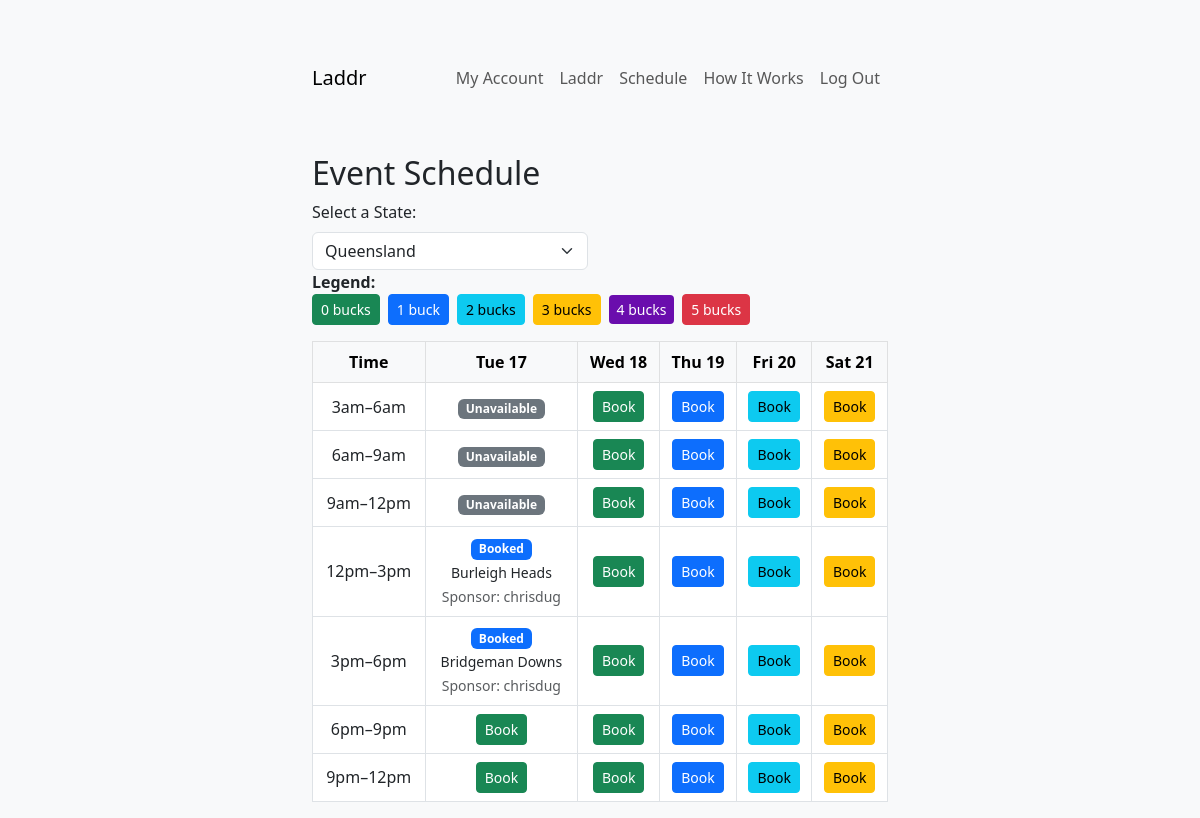
The page /schedule (signed in) on the database its author committed.
### app/models.py (models this page shows, shortened)
class Event(db.Model):
    id = db.Column(db.Integer, primary_key=True)
    user_id = db.Column(db.Integer, db.ForeignKey('users.id'), nullable=True)  # Nullable for community events
    user = db.relationship('User', backref='events')
    major_city = db.Column(db.String(100), nullable=False)
    suburb = db.Column(db.String(100), nullable=False)
    event_type = db.Column(db.String(20), nullable=False, default='public')  # Default to public
    date = db.Column(db.Date, nullable=False)
    start_hour = db.Column(db.Integer, nullable=False)
    latitude = db.Column(db.Float, nullable=True)
    longitude = db.Column(db.Float, nullable=True)
    radius = db.Column(db.Float, default=1.0)

class User(db.Model):
    __tablename__ = 'users'
    id = db.Column(db.Integer, primary_key=True)
    username = db.Column(db.String(50), unique=True, nullable=False)  # New field
    first_name = db.Column(db.String(50), nullable=False)
    last_name = db.Column(db.String(50), nullable=False)
    email = db.Column(db.String(120), unique=True, nullable=False)
    password_hash = db.Column(db.String(128), nullable=False)
    strava_id = db.Column(db.String(50), nullable=True)  # Stores Strava user ID
    strava_access_token = db.Column(db.String(255), nullable=True)
    strava_refresh_token = db.Column(db.String(255))
    strava_expires_at = db.Column(db.Integer)    # Stores Strava access token
    bucks = db.Column(db.Integer, default=5)  # Weekly Bucks balance
    last_bucks_update = db.Column(db.DateTime, default=datetime.utcnow)
    private_event_ends = db.Column(db.DateTime, nullable=True)  # End time for private event
    last_activated = db.Column(db.DateTime, nullable=True)  # Last activation time for weekly cooldown
    linked_accounts = db.Column(db.Boolean, default=False)  # Example field for linked accounts
    overall_points = db.Column(db.Integer, default=0)
    monthly_data = db.Column(db.JSON, default={
        'run': {'distance': 0, 'pace': 0, 'points': 0, 'avg_multiplier': 1},
        'ride': {'distance': 0, 'pace': 0, 'points': 0, 'avg_multiplier': 1},
    }) # Cached monthly totals
    yearly_data = db.Column(db.JSON, nullable=True)   # Cached yearly totals
    monthly_last_updated = db.Column(db.DateTime, nullable=True)  # Last updated timestamp for monthly data
    yearly_last_updated = db.Column(db.DateTime, nullable=True)   # Last updated timestamp for yearly data

### app/routes.py (the view)
@main.route('/schedule', methods=['GET'])
def schedule():
    if 'user_id' not in session:
        flash('You need to log in first.', 'warning')
        return redirect(url_for('main.login'))
    state_filter = request.args.get('state', 'Queensland')
    if state_filter not in STATE_TIMEZONES:
        flash('Invalid state selected.', 'danger')
        return redirect(url_for('main.schedule'))
    state_tz = timezone(STATE_TIMEZONES[state_filter])
    now_utc = datetime.utcnow()
    now_state = pytz.utc.localize(now_utc).astimezone(state_tz)
    today = now_state.date()
    current_hour = now_state.hour
    events = Event.query.filter(Event.major_city == state_filter).all()
    valid_times = range(3, 24, 3)
    calendar = {}
    for offset in range(5):  # Next 5 days
        date = today + timedelta(days=offset)
        calendar[date] = {}
        for hour in valid_times:
            if date == today and hour + 3 <= current_hour:
                calendar[date][hour] = {'status': 'unavailable'}
                continue
            booked_event = next((e for e in events if e.date == date and e.start_hour == hour), None)
            if booked_event:
                calendar[date][hour] = {
                    'status': 'booked',
                    'suburb': booked_event.suburb,
                    'username': User.query.get(booked_event.user_id).username
                }
            else:
                days_ahead = (date - today).days
                cost = 0 if days_ahead <= 1 else min(days_ahead - 1, 5)  # Cap cost at 5 bucks
                calendar[date][hour] = {
                    'status': 'available',
                    'cost': cost
                }
    return render_template(
        'schedule.html',
        calendar=calendar,
        states=STATE_TIMEZONES.keys(),  # Pass states to the template
        selected_state=state_filter
    )

### app/templates/schedule.html (shortened to what this page needs)
{% extends 'base.html' %}
{% block content %}
<h2 class="mt-5">Event Schedule</h2>
<form method="get" action="{{ url_for('main.schedule') }}">
    <div class="row">
        <div class="col-md-6">
            <label for="state" class="form-label">Select a State:</label>
            <select name="state" id="state" class="form-select" onchange="this.form.submit()">
                {% for state in states %}
                <option value="{{ state }}" {% if state == selected_state %}selected{% endif %}>{{ state }}</option>
                {% endfor %}
            </select>
        </div>
    </div>
</form>
<div class="mb-3">
    <strong>Legend:</strong>
    <div class="d-flex align-items-center flex-wrap">
        <div class="btn btn-success btn-sm me-2" style="pointer-events: none;">0 bucks</div>
        <div class="btn btn-primary btn-sm me-2" style="pointer-events: none;">1 buck</div>
        <div class="btn btn-info btn-sm me-2" style="pointer-events: none;">2 bucks</div>
        <div class="btn btn-warning btn-sm me-2" style="pointer-events: none;">3 bucks</div>
        <div class="btn btn-purple btn-sm me-2" style="pointer-events: none;">4 bucks</div>
        <div class="btn btn-danger btn-sm" style="pointer-events: none;">5 bucks</div>
    </div>
</div>
<div id="schedule" class="table-responsive">
    <table class="table table-bordered table-hover">
        <thead class="table-light text-center">
            <tr>
                <th>Time</th>
                {% for date in calendar.keys() %}
                    <th>{{ date.strftime('%a %d') }}</th>
                {% endfor %}
            </tr>
        </thead>
        <tbody>
            {% for hour in range(3, 24, 3) %}
            <tr>
                <td class="text-center">
                    {{ hour % 12 or 12 }}{{ 'am' if hour < 12 else 'pm' }}–{{ (hour + 3) % 12 or 12 }}{{ 'am' if (hour + 3) < 12 else 'pm' }}
                </td>
            {% for date, times in calendar.items() %}
            <td>
                {% if hour in times %}
                    {% set slot = times[hour] %}
                    {% if slot.status == 'available' %}
                    <button
                    class="btn
                           {% if slot.cost == 0 %}btn-success
                           {% elif slot.cost == 1 %}btn-primary
                           {% elif slot.cost == 2 %}btn-info
                           {% elif slot.cost == 3 %}btn-warning
                           {% elif slot.cost == 4 %}btn-purple
                           {% elif slot.cost == 5 %}btn-danger{% endif %}
                           btn-sm book-slot"
                    data-date="{{ date }}"
                    data-hour="{{ hour }}"
                    data-cost="{{ slot.cost }}"
                    data-state="{{ selected_state }}"
                    data-bs-toggle="modal"
                    data-bs-target="#bookingModal">
                    Book
                </button>
                    {% elif slot.status == 'booked' %}
                        <span class="badge bg-primary">Booked</span><br>
                        <small>{{ slot.suburb }}</small><br>
                        <small class="text-muted">Sponsor: {{ slot.username }}</small>
                    {% else %}
                        <span class="badge bg-secondary">Unavailable</span>
                    {% endif %}
                {% else %}
                    <span class="badge bg-secondary">Unavailable</span>
                {% endif %}
            </td>
            {% endfor %}
            </tr>
            {% endfor %}
        </tbody>
    </table>
</div>
{% endblock %}

### app/static/styles.css (style rules this page uses)
body { background-color: #f8f9fa; }
.btn-purple { background-color: #6a0dad; color: white; border: none; }
table { white-space: nowrap; }
th, td { text-align: center; vertical-align: middle; }

### rows shown on the page
Event: suburb "Burleigh Heads"
User: username "chrisdug" "chrisdug"
Event: suburb "Bridgeman Downs"

### other values the page prints
{{ date.strftime('%a %d') }} "Tue 17" "Wed 18" "Thu 19" "Fri 20" "Sat 21"
{{ hour % 12 or 12 }} "3" "6" "9" "12" "3" "6" "9"
{{ 'am' if hour < 12 else 'pm' }} "am" "am" "am" "pm" "pm" "pm" "pm"
{{ (hour + 3) % 12 or 12 }} "6" "9" "12" "3" "6" "9" "12"
{{ 'am' if (hour + 3) < 12 else 'pm' }} "am" "am" "pm" "pm" "pm" "pm" "pm"
form field state "Queensland"
